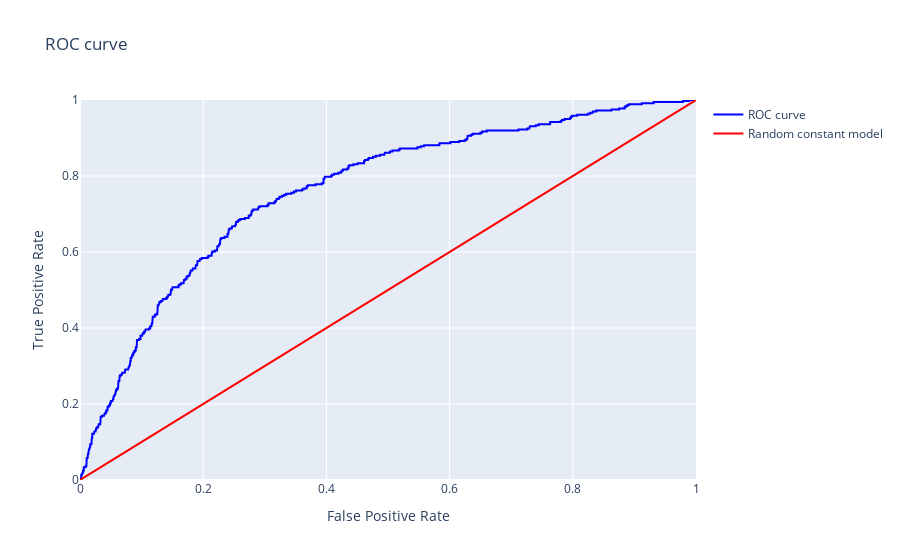

Notebook code cell kept with this figure:
### Markdown cell above
Один лишь параметр сразу же увеличил показатель f1-меры с 0.3 до 0.5. Хм, интересно, как изменилась площадь под ROC-кривой.

### Code cell
probabilities_valid = balanced_clf.predict_proba(features_valid)
probabilities_one_valid = probabilities_valid[:, 1]
pred_balanced_clf = balanced_clf.predict(features_valid)
fpr, tpr, thresholds = roc_curve(target_valid, probabilities_one_valid)

trace_roc = go.Scatter(x=fpr, y=tpr, mode='lines', line=dict(color='blue'), name='ROC curve')

trace_diag = go.Scatter(x=[0, 1], y=[0, 1], mode='lines', line=dict(color='red'), name='Random constant model')

layout = go.Layout(
    title='ROC curve',
    xaxis=dict(title='False Positive Rate', range=[0, 1]),
    yaxis=dict(title='True Positive Rate', range=[0, 1])
)

fig = go.Figure(data=[trace_roc, trace_diag], layout=layout)

fig.show()

### Figure 1 — Plotly figure (JSON) as saved in the notebook; plotly's stock layout.template omitted (floating-point values rounded to 4 significant figures; data arrays with more than 128 entries replaced by an {"elided": "..."} marker saying what was removed)
{"data": [{"line": {"color": "blue"}, "mode": "lines", "name": "ROC curve", "type": "scatter", "x": {"elided": "511 float values"}, "y": {"elided": "511 float values"}}, {"line": {"color": "red"}, "mode": "lines", "name": "Random constant model", "type": "scatter", "x": [0, 1], "y": [0, 1]}], "layout": {"title": {"text": "ROC curve"}, "xaxis": {"range": [0, 1], "title": {"text": "False Positive Rate"}}, "yaxis": {"range": [0, 1], "title": {"text": "True Positive Rate"}}}}
